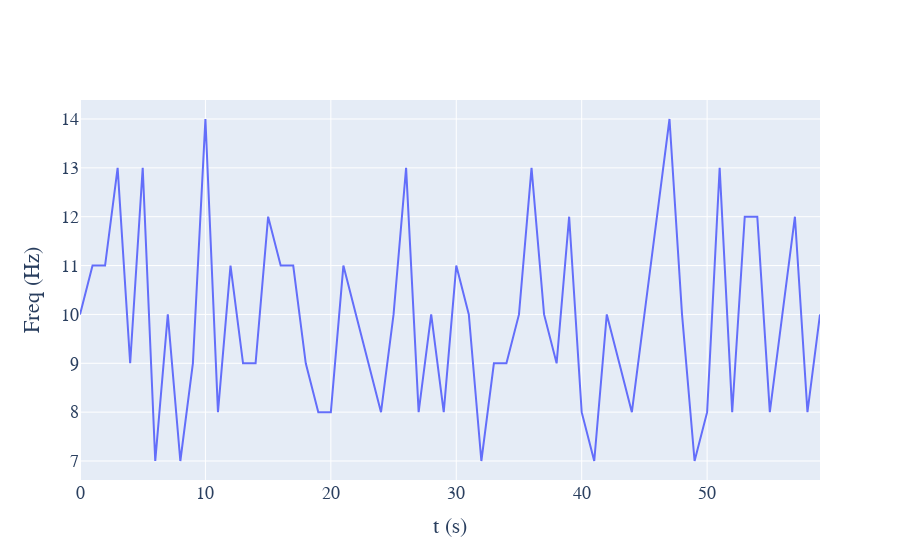

Write notebook code for a chart like this one.
### Code cell
model.plot_frequency()

### Figure 1 — Plotly figure (JSON) as saved in the notebook; plotly's stock layout.template omitted (floating-point values rounded to 4 significant figures)
{"data": [{"type": "scatter", "x": [0, 1, 2, 3, 4, 5, 6, 7, 8, 9, 10, 11, 12, 13, 14, 15, 16, 17, 18, 19, 20, 21, 22, 23, 24, 25, 26, 27, 28, 29, 30, 31, 32, 33, 34, 35, 36, 37, 38, 39, 40, 41, 42, 43, 44, 45, 46, 47, 48, 49, 50, 51, 52, 53, 54, 55, 56, 57, 58, 59], "y": [10, 11, 11, 13, 9, 13, 7, 10, 7, 9, 14, 8, 11, 9, 9, 12, 11, 11, 9, 8, 8, 11, 10, 9, 8, 10, 13, 8, 10, 8, 11, 10, 7, 9, 9, 10, 13, 10, 9, 12, 8, 7, 10, 9, 8, 10, 12, 14, 10, 7, 8, 13, 8, 12, 12, 8, 10, 12, 8, 10]}], "layout": {"font": {"family": "Courier New, monospace", "size": 18}, "xaxis": {"title": {"text": "t (s)"}}, "yaxis": {"title": {"text": "Freq (Hz)"}}}}
